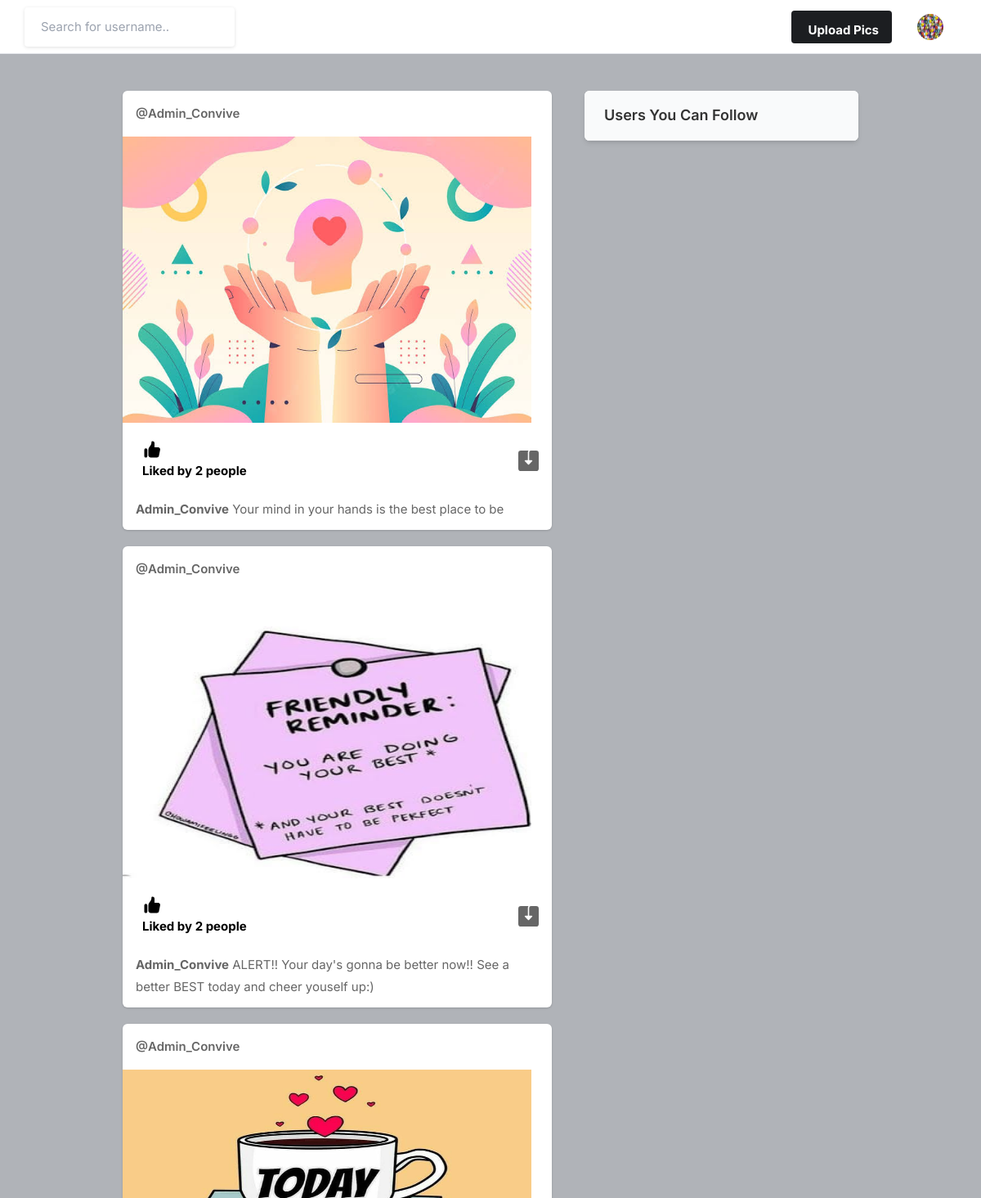
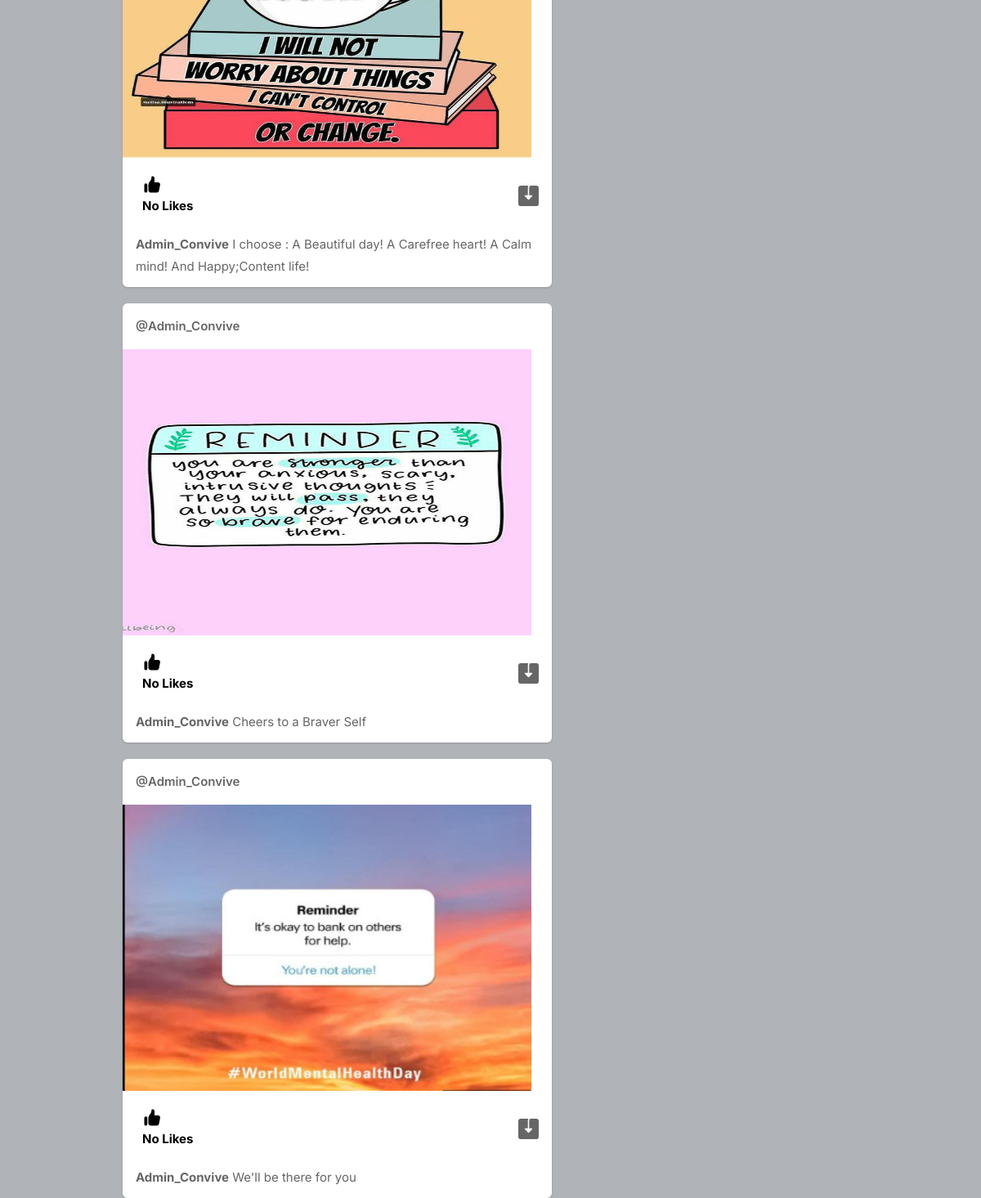
The page / (signed in) on the database its author committed (2 pictures, top to bottom).
### core/models.py (models this page shows, shortened)
class Profile(models.Model):
    user = models.ForeignKey(User, on_delete=models.CASCADE)
    id_user = models.IntegerField()
    bio = models.TextField(blank=True)
    profileimg = models.ImageField(upload_to='profile_images', default='blank-profile-picture.png')
    location = models.CharField(max_length=100, blank=True)

class Post(models.Model):
    id = models.UUIDField(primary_key=True, default=uuid.uuid4)
    user = models.CharField(max_length=100)
    image = models.ImageField(upload_to='post_images')
    caption = models.TextField()
    created_at = models.DateTimeField(default=datetime.now)
    no_of_likes = models.IntegerField(default=0)

### core/views.py (the view)
# urls.py: path('', views.index, name='index'),
@login_required(login_url='signin')
def index(request):
    user_object = User.objects.get(username=request.user.username)
    user_profile = Profile.objects.get(user=user_object)
    user_following_list = []
    feed = []
    user_following = FollowersCount.objects.filter(follower=request.user.username)
    for users in user_following:
        user_following_list.append(users.user)
    for usernames in user_following_list:
        feed_lists = Post.objects.filter(user=usernames)
        feed.append(feed_lists)
    feed_list = list(chain(*feed))
    all_users = User.objects.all()
    user_following_all = []
    for user in user_following:
        user_list = User.objects.get(username=user.user)
        user_following_all.append(user_list)
    new_suggestions_list = [x for x in list(all_users) if (x not in list(user_following_all))]
    current_user = User.objects.filter(username=request.user.username)
    final_suggestions_list = [x for x in list(new_suggestions_list) if ( x not in list(current_user))]
    random.shuffle(final_suggestions_list)
    username_profile = []
    username_profile_list = []
    for users in final_suggestions_list:
        username_profile.append(users.id)
    for ids in username_profile:
        profile_lists = Profile.objects.filter(id_user=ids)
        username_profile_list.append(profile_lists)
    suggestions_username_profile_list = list(chain(*username_profile_list))
    return render(request, 'index.html', {'user_profile': user_profile, 'posts':feed_list, 'suggestions_username_profile_list': suggestions_username_profile_list[:4]})

### templates/index.html (shortened to what this page needs)
{% load static %}
<!DOCTYPE html>
<html lang="en">
<head>
    <link rel="stylesheet" href="{% static 'assets/css/icons.css' %}">
    <link rel="stylesheet" href="{% static 'assets/css/uikit.css' %}">
    <link rel="stylesheet" href="{% static 'assets/css/style.css' %}">
    <link rel="stylesheet" href="{% static 'assets/css/tailwind.css' %}">
</head>
<body>
            <header>
                <div class="header_inner">
                    <form action="/search" method="POST">
                    <div class="left-side">
                            <input type="text" name="username" placeholder="Search for username..">&nbsp; &nbsp;
                    </div>
                    </form>
                    <div class="right-side lg:pr-4">
                        <a href="#"
                            class="bg-pink-500 flex font-bold hidden hover:bg-pink-600 hover:text-white inline-block items-center lg:block max-h-10 mr-4 px-4 py-2 rounded shado text-white">
                              Upload Pics
                        </a>
                        <a href="#">
                            <img src="{{user_profile.profileimg.url}}" class="header-avatar" alt="">
                        </a>
                    </div>
                </div>
            </header>
            <div class="container m-auto">
                <div class="lg:flex justify-center lg:space-x-10 lg:space-y-0 space-y-5">
                    <div class="space-y-5 flex-shrink-0 lg:w-7/12">
                        {% for post in posts reversed %}
                        <div class="bg-white shadow rounded-md  -mx-2 lg:mx-0">
                            <div class="flex justify-between items-center px-4 py-3">
                                <div class="flex flex-1 items-center space-x-4">
                                    <span class="block capitalize font-semibold "><a href="/profile/{{post.user}}">@{{post.user}}</a></span>
                                </div>
                              <div>
                                <a href="#"> <i class="icon-feather-more-horizontal text-2xl hover:bg-gray-200 rounded-full p-2 transition -mr-1 "></i> </a>
                              </div>
                            </div>
                            <div uk-lightbox>
                                <a href="{{post.image.url}}">
                                    <img src="{{post.image.url}}" alt="Today is better than yesterday" style="width:500px;height:350px;">
                                </a>
                            </div>
                            <div class="py-3 px-4 space-y-3">
                                <div class="flex space-x-4 lg:font-bold">
                                    <a href="/like-post?post_id={{post.id}}" class="flex items-center space-x-2">
                                        <div class="p-2 rounded-full text-black">
                                            {% if post.no_of_likes == 0 %}
                                            <p>No Likes</p>
                                            {% elif post.no_of_likes == 1 %}
                                            <p>Liked by {{post.no_of_likes}} person</p>
                                            {% else %}
                                            <p>Liked by {{post.no_of_likes}} people</p>
                                            {% endif %}
                                        </div>
                                    </a>
                                    <a href="{{post.image.url}}" class="flex items-center space-x-2 flex-1 justify-end" download>
                                    </a>
                                </div>
                                <p>
                                    <a href="/profile/{{post.user}}"><strong>{{post.user}}</strong></a>  {{post.caption}}
                                </p>
                            </div>
                        </div>
                        {% endfor %}
                    </div>
                    <div class="lg:w-5/12">
                        <div class="bg-white  shadow-md rounded-md overflow-hidden">
                            <div class="bg-gray-50  border-b border-gray-100 flex items-baseline justify-between py-4 px-6 ">
                                <h2 class="font-semibold text-lg">Users You Can Follow</h2>
                            </div>
                        </div>
                    </div>
                </div>
            </div>
</body>
</html>

### static/assets/css/style.css (style rules this page uses)
body { background-color: #B0B3B8!important; }
input { height: 48px; line-height: 48px; padding: 0 20px; outline: none; font-size: 15px; color: #808080; max-width: 100%; width: 100%; -webkit-box-sizing: border-box; box-sizing: border-box; display: block; font-weight: 400; opacity: 1; border-radius: 4px; border: none; -webkit-box-shadow: 0 1px 4px 0px rgba(0, 0, 0, 0.12); box-shadow: 0 1px 4px 0px rgba(0, 0, 0, 0.12); }
input[type="text"], input[type="password"], input[type="email"], input[type="number"] { height: 48px; line-height: 48px; padding: 0 20px; outline: none; font-size: 15px; color: #808080; max-width: 100%; width: 100%; -webkit-box-sizing: border-box; box-sizing: border-box; display: block; font-weight: 400; opacity: 1; border-radius: 4px; border: none; -webkit-box-shadow: 0 1px 4px 0px rgba(0, 0, 0, 0.12); box-shadow: 0 1px 4px 0px rgba(0, 0, 0, 0.12); }
input { -webkit-transition: all 0.1s ease-in-out; transition: all 0.1s ease-in-out; }
::placeholder { color: #808080; opacity: 1; }
a { color: #be185d; -webkit-transition: 0.3s; transition: 0.3s; outline: none !important; }
img { max-width: 100%; }
body { color: #666; font-size: 15px; line-height: 27px; background-color: #f0f2f5; font-family: "Inter", sans-serif; text-transform: none; }
body p { font-size: 15px; line-height: 27px; }
h1, h2, h3, h4, h5, h6 { font-family: "Inter", sans-serif; text-transform: none; }
input[type="text"], input[type="password"], input[type="email"] { font-family: "Inter", sans-serif; text-transform: none; }
h1, h2, h3, h4, h5, h6 { color: #333; font-weight: 500; margin: 0; padding: 0; }
h2 { font-size: 26px; }
b, strong { font-weight: 700 !important; }
@media (min-width: 1024px) { .container { max-width: 900px !important; padding-top: 45px; } }
header { background-color: #fff; left: 0; right: 0; top: 0; z-index: 99; height: 66px; display: -webkit-box; display: -ms-flexbox; display: flex; -webkit-box-align: center; -ms-flex-align: center; align-items: center; border-bottom: 1px solid #e5e7eb; }
header .header_inner { display: -webkit-box; display: -ms-flexbox; display: flex; -webkit-box-align: center; -ms-flex-align: center; align-items: center; max-width: 1090px; margin: auto; width: 100%; max-width: 100% !important; padding: 0 30px; }
header .header_inner .left-side { display: -webkit-box; display: -ms-flexbox; display: flex; -webkit-box-align: center; -ms-flex-align: center; align-items: center; }
header .header_inner .right-side { display: -webkit-box; display: -ms-flexbox; display: flex; -webkit-box-align: center; -ms-flex-align: center; align-items: center; -webkit-box-pack: end; -ms-flex-pack: end; justify-content: flex-end; margin-left: auto; }
header .header_inner .right-side .header-avatar { width: 32px; height: 32px; border-radius: 100%; margin-left: 15px; }

### rows shown on the page
Profile: profileimg (picture)
Post: user "Admin_Convive", image (picture), no_of_likes "2", caption "Your mind in your hands is the best place to be"
Post: user "Admin_Convive", image (picture), no_of_likes "2", caption "ALERT!! Your day's gonna be better now!! See a better BEST today and cheer youself up:)"
Post: user "Admin_Convive", image (picture), no_of_likes "No Likes", caption "I choose : A Beautiful day! A Carefree heart! A Calm mind! And Happy;Content life!"
Post: user "Admin_Convive", image (picture), no_of_likes "No Likes", caption "Cheers to a Braver Self"
Post: user "Admin_Convive", image (picture), no_of_likes "No Likes", caption "We'll be there for you"
